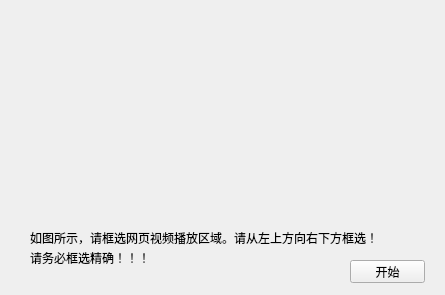
<?xml version="1.0" encoding="UTF-8"?>
<ui version="4.0">
 <class>Window_VideoAreaScreen</class>
 <widget class="QWidget" name="Window_VideoAreaScreen">
  <property name="geometry">
   <rect>
    <x>0</x>
    <y>0</y>
    <width>445</width>
    <height>295</height>
   </rect>
  </property>
  <property name="font">
   <font>
    <family>宋体</family>
    <pointsize>9</pointsize>
   </font>
  </property>
  <property name="windowTitle">
   <string>Window_VideoAreaScreen</string>
  </property>
  <widget class="QPushButton" name="pushButton_1">
   <property name="geometry">
    <rect>
     <x>350</x>
     <y>260</y>
     <width>75</width>
     <height>23</height>
    </rect>
   </property>
   <property name="text">
    <string>开始</string>
   </property>
  </widget>
  <widget class="QLabel" name="label">
   <property name="geometry">
    <rect>
     <x>30</x>
     <y>230</y>
     <width>370</width>
     <height>16</height>
    </rect>
   </property>
   <property name="text">
    <string>如图所示，请框选网页视频播放区域。请从左上方向右下方框选！</string>
   </property>
  </widget>
  <widget class="QLabel" name="label_3">
   <property name="geometry">
    <rect>
     <x>30</x>
     <y>250</y>
     <width>120</width>
     <height>16</height>
    </rect>
   </property>
   <property name="text">
    <string>请务必框选精确！！！</string>
   </property>
  </widget>
 </widget>
 <resources/>
 <connections/>
</ui>
